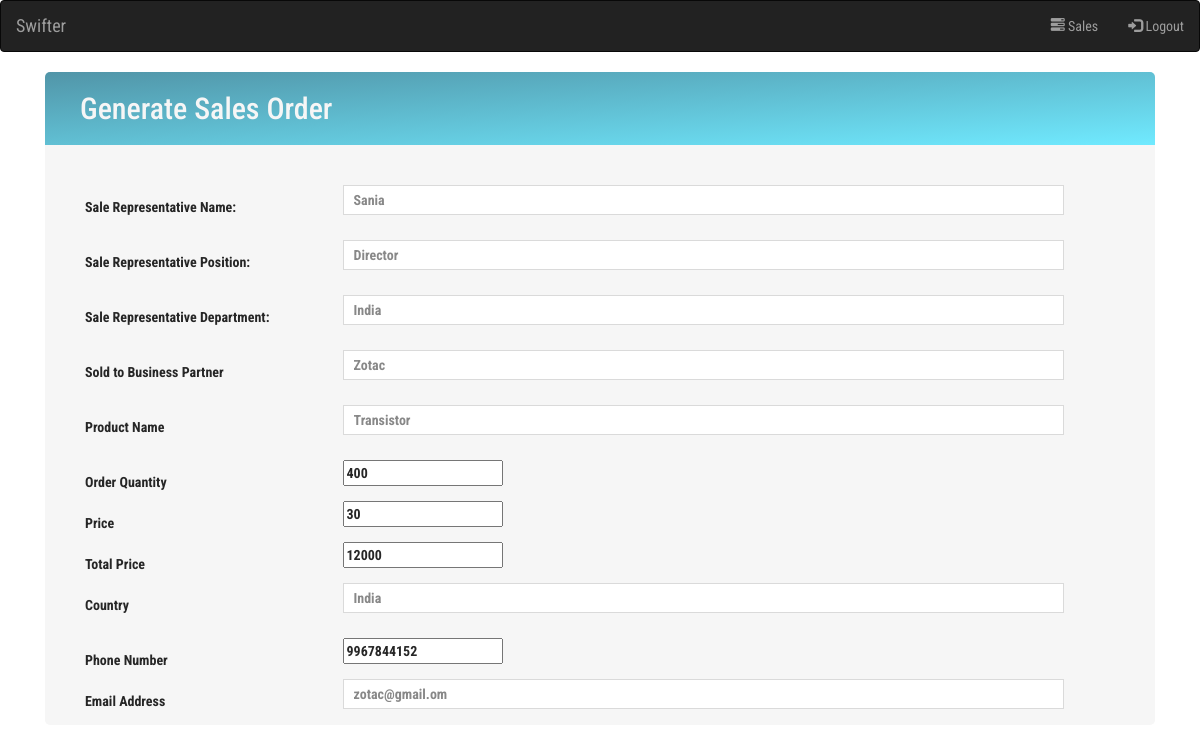
The page /View_Sales/12 (signed in) on the database its author committed.
### sales/models.py (models this page shows)
class Sale(models.Model):
    Emp_Id=models.ForeignKey(Employee,to_field='id',on_delete=models.CASCADE,)
    Emp_name=models.CharField(max_length=60)
    Emp_role=models.CharField(max_length=60)
    Emp_department= models.CharField(max_length=150)
    product_name=models.CharField(max_length=160)
    business_partner=models.CharField(max_length=160)
    order_quantity=models.IntegerField()
    price=models.IntegerField()
    Total_price=models.IntegerField()
    Country=models.CharField(max_length=150)
    Phone_number=models.IntegerField()
    Email_Id=models.EmailField()

### sales/views.py (the view)
# urls.py: path('View_Sales/<int:id>',views.sale_view,name='View_Sales'),
@login_required
def sale_view(request,id):
    sale_data=Sale.objects.filter(id=id).values()
    return render(request,'view_sales.html',{'sale':sale_data})

### templates/view_sales.html (shortened to what this page needs)
{% load static %}
<!DOCTYPE html>
<html lang="en">
<head>
  <link rel="stylesheet" href="https://maxcdn.bootstrapcdn.com/bootstrap/3.4.1/css/bootstrap.min.css">
</head>
<body >
<nav class="navbar navbar-inverse">
  <div class="container-fluid">
    <div class="navbar-header">
      <a class="navbar-brand" href="#">Swifter</a>
    </div>
    <ul class="nav navbar-nav navbar-right">
        <li><a href= "{% url 'sales_mgmt' %}"><span class="glyphicon glyphicon-tasks"></span> Sales</a></li>
	  <li><a href= "{% url 'Logout' %}"><span class="glyphicon glyphicon-log-in"></span> Logout</a></li>
    </ul>
  </div>
</nav>
<div class="container">
    <div class="title">
        <h2> Generate Sales Order </h2>
    </div>
  <div class="d-flex">
    <form action="New_Sales" method="POST">
      {% for x in sale %}
      <label>
        <span   class="fname">Sale Representative Name:</span>
        <input type="text" name="business_partner" value={{x.Emp_name}} readonly>
      </label>
      <label>
        <span   class="fname"> Sale Representative Position: </span>
        <input type="text" name="business_partner" value={{x.Emp_role}} readonly>
      </label>
      <label>
        <span class="fname">  Sale Representative Department: </span>
        <input type="text" name="business_partner" value={{x.Emp_department}} readonly>
      </label>
      <label>
        <span   class="fname"> Sold to Business Partner </span>
        <input type="text" name="business_partner" value={{x.business_partner}} readonly>
      </label>
      <label>
        <span class="lname"> Product Name  </span>
        <input type="text" name="product_name" value={{x.product_name}} readonly>
      </label>
      <label>
        <span> Order Quantity </span>
        <input type="number" name="order_quantity" value={{x.order_quantity}} readonly>
      </label>
      <label>
          <span> Price</span>
          <input type="number" name="price" value={{x.price}} readonly>
        </label>
        <label>
            <span>Total Price</span>
            <input type="number" name="price" value={{x.Total_price}} readonly>
          </label>
      <label>
        <span>Country </span>
        <input type="text" name="country" value={{x.Country}} readonly>
      </label>
      <label>
        <span> Phone Number </span>
        <input type="number" name="Phone_number" value={{x.Phone_number}} readonly>
      </label>
      <label>
        <span> Email Address </span>
        <input type="email" name="Email_Id" value={{x.Email_Id}} readonly>
      </label>
      {% endfor %}
    </form>
    </div>
   </div>
  </body>
  </html>

### templates/view_sales.html (style rules this page uses)
body { font-family: 'Roboto Condensed', sans-serif; color: #262626; }
.container { width: 100%; padding-right: 15px; padding-left: 15px; margin-right: auto; margin-left: auto; }
@media (min-width: 1200px) { .container { max-width: 1140px; } }
.d-flex { display: flex; flex-direction: row; background: #f6f6f6; border-radius: 0 0 5px 5px; padding: 25px; height:580px; }
form { flex: 4; }
.title { background: -webkit-gradient(linear, left top, right bottom, color-stop(0, #5195A8), color-stop(100, #70EAFF)); background: -moz-linear-gradient(top left, #5195A8 0%, #70EAFF 100%); background: -ms-linear-gradient(top left, #5195A8 0%, #70EAFF 100%); background: -o-linear-gradient(top left, #5195A8 0%, #70EAFF 100%); background: linear-gradient(to bottom right, #5195A8 0%, #70EAFF 100%); border-radius: 5px 5px 0 0 ; padding: 20px; color: #f6f6f6; }
h2 { margin: 0; padding-left: 15px; }
label { display: block; margin: 15px; }
label>span { float: left; width: 25%; margin-top: 12px; padding-right: 10px; }
input[type="email"] { width: 70%; height: 30px; padding: 5px 10px; margin-bottom: 10px; border: 1px solid #dadada; color: #888; }
input[type="text"] { width: 70%; height: 30px; padding: 5px 10px; margin-bottom: 10px; border: 1px solid #dadada; color: #888; }

### rows shown on the page
Sale: business_partner "Sania", business_partner "Director", business_partner "India", business_partner "Zotac", product_name "Transistor", order_quantity "400", price "30", price "12000", country "India", Phone_number "9967844152", Email_Id "zotac@gmail.om"
